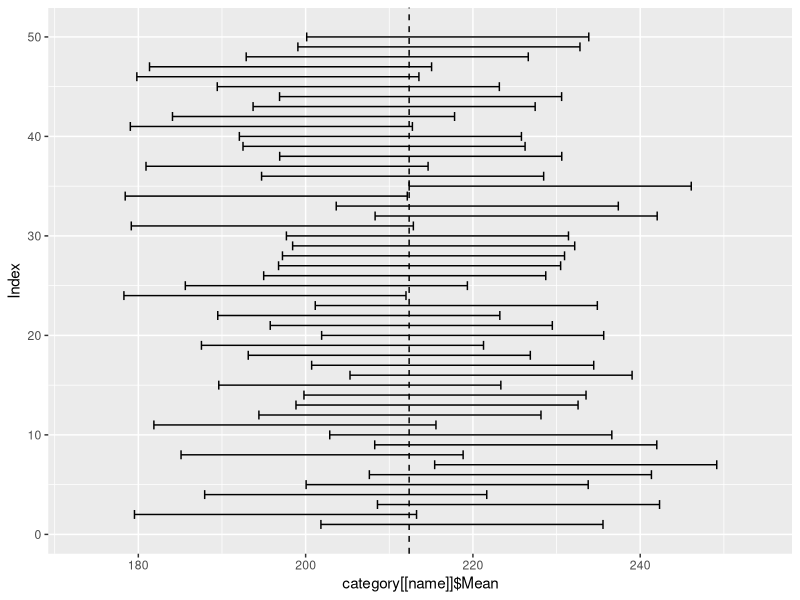

Here is the R script that generated this plot:
# Title     : Confidence Intervals
# Objective : Calculate Confidence Intervals
# Created by: Jose Vitor
# Created on: 13/03/2021

library(ggplot2)

population <- read.csv("SAEB.sample.csv")

CI <- function (data, confidence = 0.95, sd){

  data <- as.data.frame(data)
  n <- length(data[,1])
  sample_mean <- mean(data[,1])

  sup_quant <- (1-confidence)/2 + confidence
  error <- qnorm(sup_quant) * sd/sqrt(n)

  inf_lim <- sample_mean - error
  sup_lim <- sample_mean + error

  returnValue(c(inf_lim,sup_lim))
}

n1 <- 30
max_samples <- 50

samples_30 <- list()

set.seed(1234)

for (i in 1:max_samples){
  sample_i <- population[sample(nrow(population), size = n1, replace = FALSE),]
  samples_30[[i]] <- sample_i
}

rm(`sample_i`)
rm(`i`)


mean_lp <- mean(population$NOTA_LP)
var_lp <- var(population$NOTA_LP)
sd_lp <- sqrt(var_lp)


mean_mt <- mean(population$NOTA_MT)
var_mt <- var(population$NOTA_MT)
sd_mt <- sqrt(var_mt)



math_df <- lp_df <- data.frame(matrix(ncol = 3, nrow = max_samples))
math_df[,1] <- lp_df[,1] <- seq(1,max_samples)


category <- list()
category[["NOTA_MT"]] <- list(math_df, mean_mt, var_mt, sd_mt)
category[["NOTA_LP"]] <- list(lp_df, mean_lp, var_lp, sd_lp)

# Calculating category
for (name in names(category)){
  names(category[[name]]) <- c("Interval_df", "Mean", "Var", "SD")

  for (i in 1:max_samples){
    Interval_i <- CI(samples_30[[i]][name], sd = category[[name]]$SD)
    category[[name]]$Interval_df[i,2:3] <- Interval_i
  }

  names(category[[name]]$Interval_df) <- c("Index", "Inf_lim", "Sup_lim")
}


ggplot(data = category[[name]]$Interval_df, aes(x = category[[name]]$Mean,y = `Index`)) +
  geom_vline(xintercept=category[[name]]$Mean, linetype="dashed") +
  geom_errorbar(xmin = category[[name]]$Interval_df$Inf_lim, xmax = category[[name]]$Interval_df$Sup_lim) +
  xlim(min(category[[name]]$Interval_df$Inf_lim)-5, max(category[[name]]$Interval_df$Sup_lim)+5)
